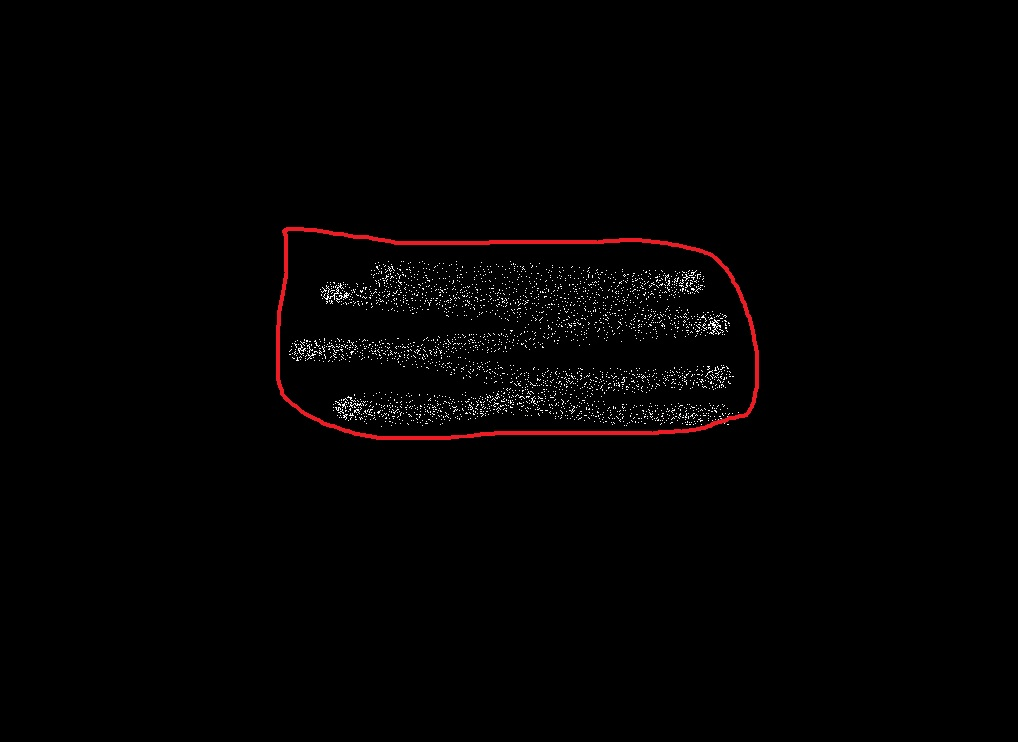
#> input picture test.jpg, 1018 x 742 px
$ python -i cut.py   (imports and definitions only)   (older library calls are emulated)
#> lines starting #> are read from the running program, lines starting #| are printed output that depends on the picture; after the words box and inside, x2 and y2 are one past the last pixel; in counts of white or black regions, pixels touching at a corner belong together; long printed decimals are rounded
#> further down, picture is the input picture: shape (742, 1018, 3); mean B, G, R 2, 1.9, 3.3
import numpy as np
import cv2
import  os
import win32ui
import math
# [1 line that did not run here, left out]
# [2 lines not run here, left out]
# [1 line that did not run here, left out]
# [1 line not run here, left out]
# print(im)
# cv2.imwrite(r"C:\Users\lvj1060\Desktop\data\test(2).jpg", im)
# [1 line that did not run here, left out]
# [1 line that did not run here, left out]
# [1 line that did not run here, left out]
# [1 line that did not run here, left out]
# [3 lines not run here, left out]
def cut_red(im):
    img=im.copy()
    h, w = img.shape[:2]
#> h = 742; w = 1018
    img = np.ones((h,w),dtype=np.uint8)
    bgr_img = cv2.cvtColor(img,cv2.COLOR_GRAY2BGR)
#> bgr_img: shape (742, 1018, 3); every value is 1
#> img: shape (742, 1018); every value is 1

    bgr_img[:,:,0] = 0
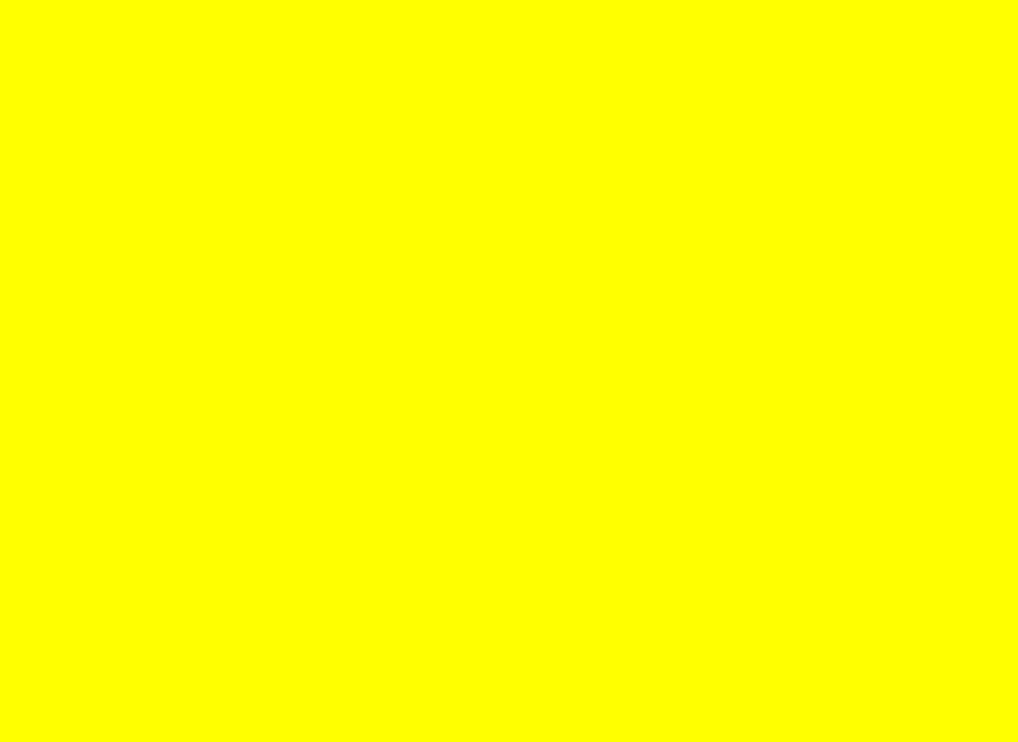
#> bgr_img: shape (742, 1018, 3); mean B, G, R 0, 1, 1; drawn with 1 as white
    bgr_img[:,:,1] = 0
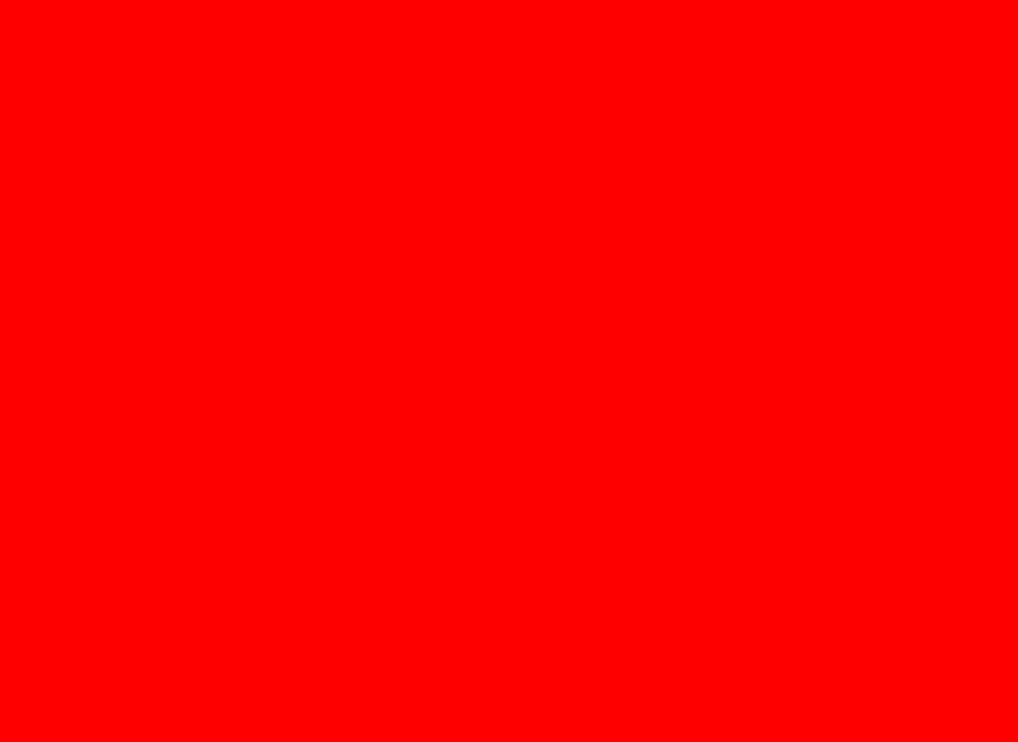
#> bgr_img: shape (742, 1018, 3); mean B, G, R 0, 0, 1; drawn with 1 as white
    bgr_img[:,:,2] = 0
#> bgr_img: shape (742, 1018, 3); every value is 0
    # cv2.imshow('bgr_img',bgr_img)
    # cv2.waitKey(0)
    # cv2.destroyAllWindows()

    B_channel, G_channel, R_channel = cv2.split(im)
    # [4 lines of commented-out code are left out]
    ret,thresh = cv2.threshold(R_channel, 160, 255, cv2.THRESH_BINARY)
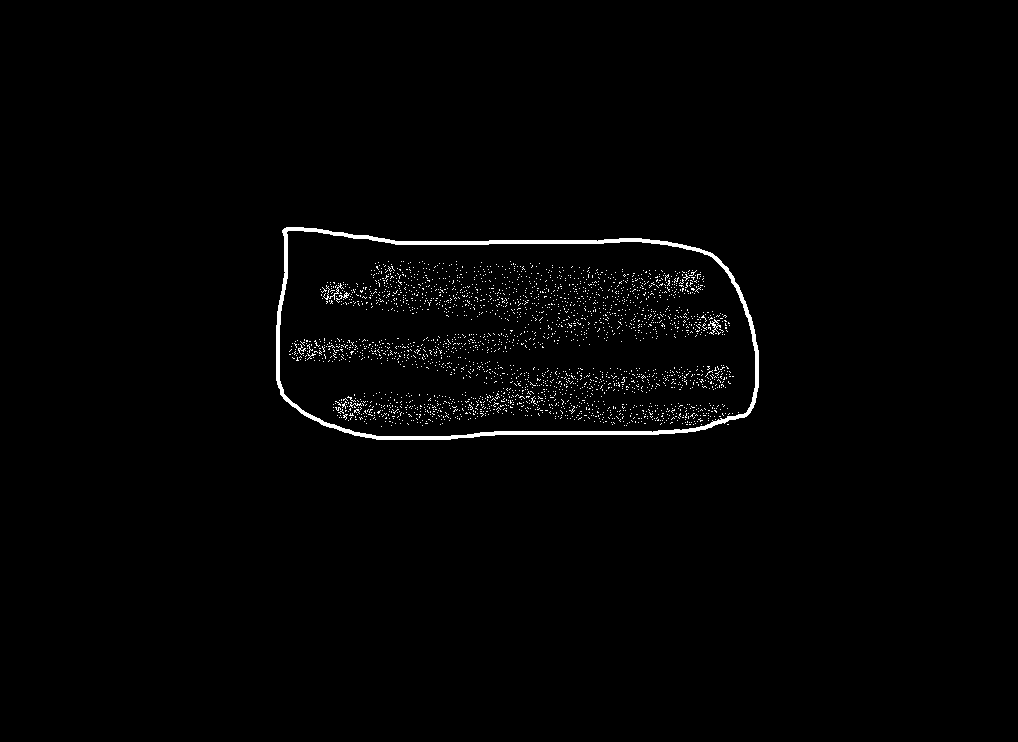
#> thresh: shape (742, 1018); 1.3% white; 2653 white regions (2647 under 20 px), largest, box (x1, y1, x2, y2) and area: (276, 227, 759, 440) 4980, (708, 319, 721, 335) 67, (323, 283, 344, 300) 66, (336, 292, 350, 303) 39, (298, 344, 306, 355) 27, (349, 402, 362, 408) 24
    kernel = cv2.getStructuringElement(cv2.MORPH_RECT, (25, 25))
    thresh = cv2.morphologyEx(thresh, cv2.MORPH_CLOSE, kernel)
#> thresh: shape (742, 1018); 8.8% white; 1 white region, box (x1, y1, x2, y2) and area: (276, 227, 759, 440) 66788
    # cv2.imshow("RedThresh", thresh)
    # cv2.waitKey(0)
    # cv2.destroyAllWindows()

    thresh = cv2.dilate(thresh, None, iterations=2)
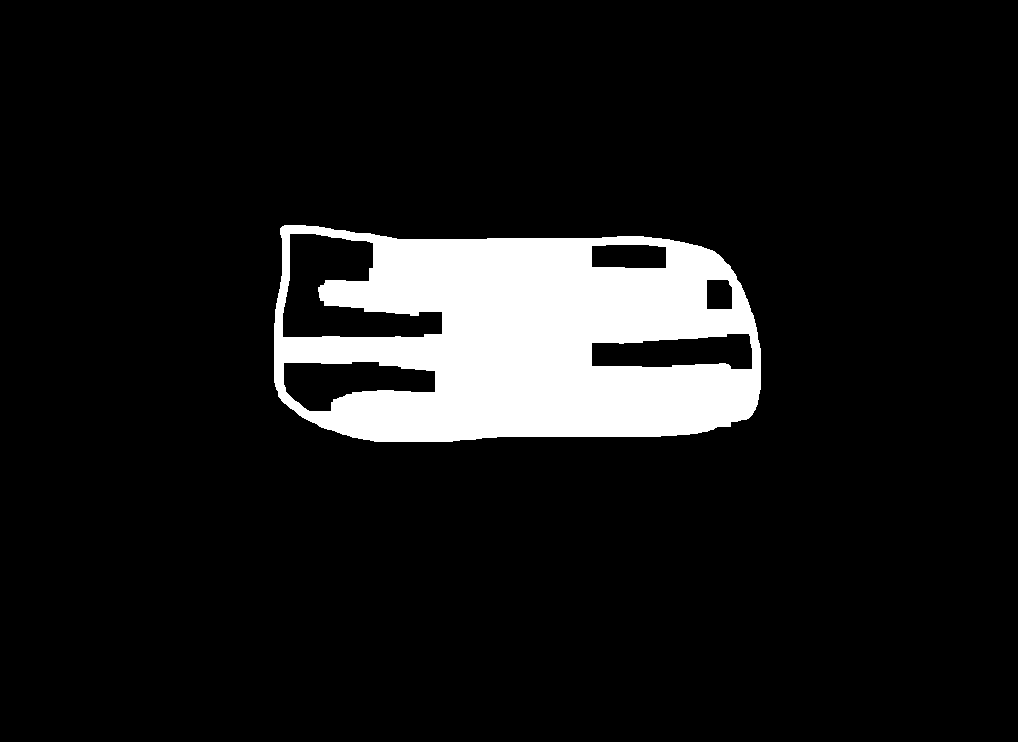
#> thresh: shape (742, 1018); 9.7% white; 1 white region
    # [8 lines of commented-out code are left out]
    binary,contours, hierarchy = cv2.findContours(thresh,cv2.RETR_EXTERNAL,cv2.CHAIN_APPROX_NONE)
#> contours = 1 contour; box (x1, y1, x2, y2) and area: (274, 225, 761, 442) 92501
    contours=np.array(contours)
    # print(contours[1])
    # cv2.floodFill(bgr_img, contours[0], (0, 80), (0, 100, 255), (100, 100, 50), (50, 50, 50), cv2.FLOODFILL_FIXED_RANGE)
    cv2.polylines(bgr_img,[contours[0]],True,(0,0,255),1)
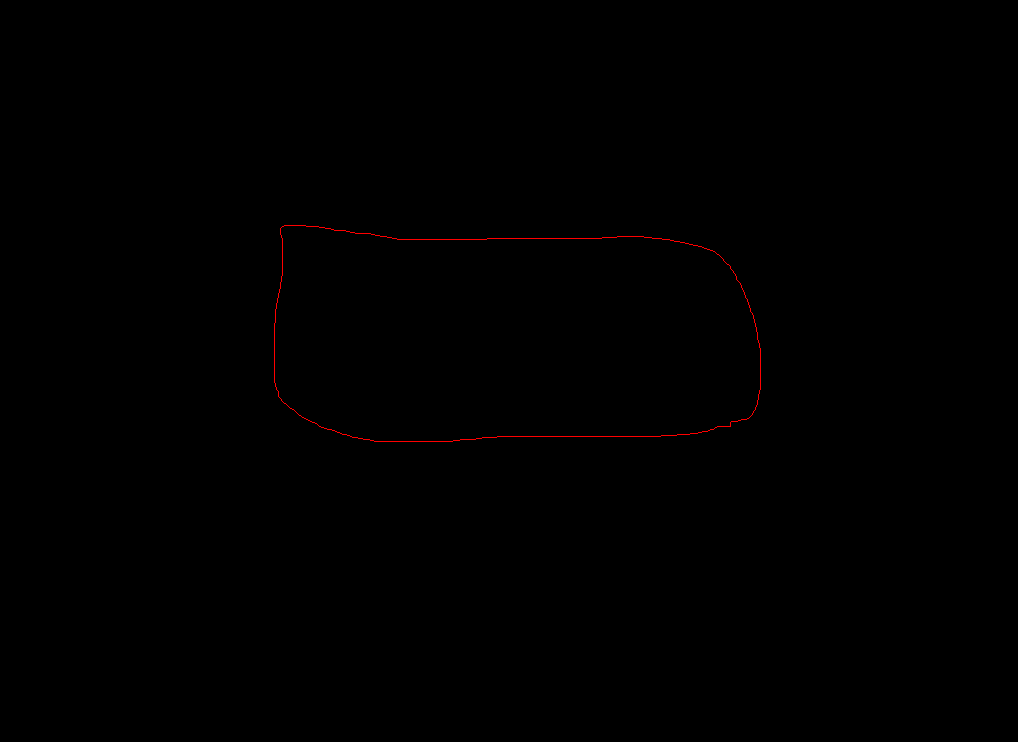
#> bgr_img: shape (742, 1018, 3); mean B, G, R 0, 0, 0.4
    # cv2.imshow("RedThresh", bgr_img)
    # cv2.waitKey(0)
    # cv2.destroyAllWindows()
    mask = np.zeros([h+2, w+2], np.uint8)
    cv2.floodFill(bgr_img, mask, (40, 10), (255, 255, 255), (100, 100, 100), (50, 50, 50), cv2.FLOODFILL_FIXED_RANGE)
    # [13 lines of commented-out code are left out]
    image=cv2.bitwise_or(im, bgr_img, dst=None, mask=None)
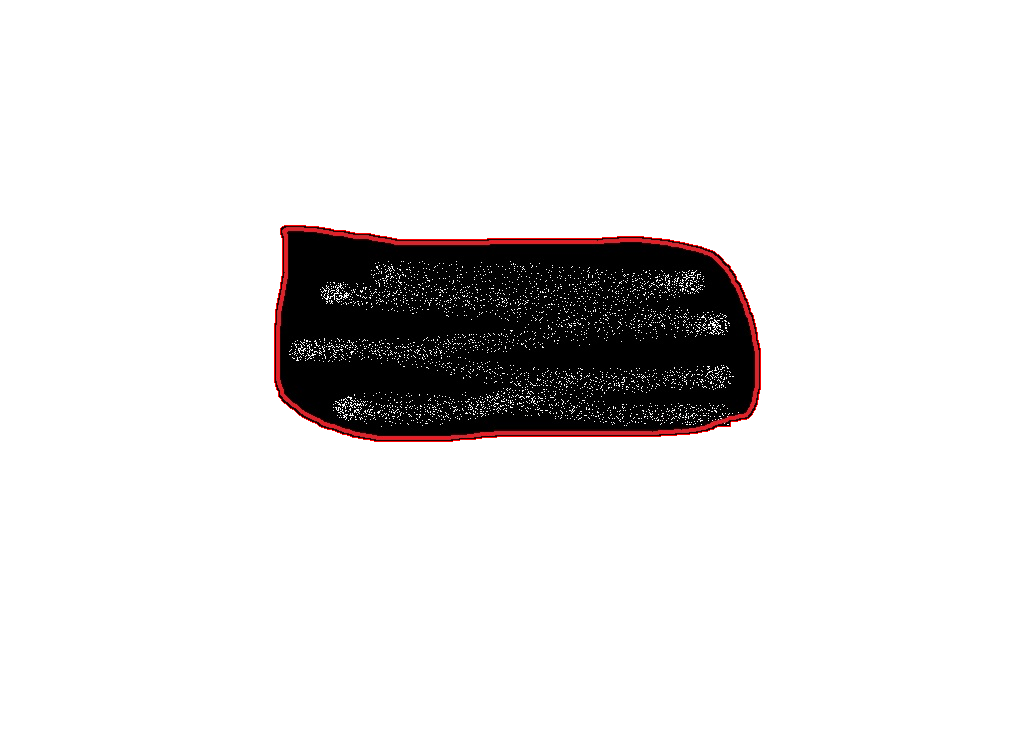
#> image: shape (742, 1018, 3); mean B, G, R 225.6, 225.5, 227.2
    # [4 lines of commented-out code are left out]
    gray = cv2.cvtColor(image, cv2.COLOR_BGR2GRAY)
    gray=gray.reshape(1,-1)
    # print(len(gray[0]))
    gray=gray[0]
    gray=gray-255
    gray=np.trim_zeros(gray)
    gray=gray+255
    # print(len(gray))
    gray=list(gray)
#> gray = 220057 items
    num=filter(lambda x: x != 255, gray)
    num=list(num)
#> num = 90744 items
    num=np.array(num)
    # [5 lines of commented-out code are left out]
    print("亮度",(np.sum(num))/(255*len(gray)))
#| 亮度 0.0223
    print("密度",math.log(((255*len(num))/np.sum(num)),10))
#| 密度 1.267
    return round((np.sum(num))/(255*len(gray)),5),round(math.log(((255*len(num))/np.sum(num)),10),5)
# [83 lines left out: function cut_blue, not called in this run]

# [1 line that did not run here, left out]
# [1 line that did not run here, left out]
# [1 line that did not run here, left out]
# [1 line that did not run here, left out]

# [16 lines not run here, left out]
#
#
# cv2.imwrite(r"C:\Users\lvj1060\Desktop\data\test(1).jpg", image)


# nrootdir = ("./")
# if not os.path.isdir(nrootdir):
# 	os.makedirs(nrootdir)
# cv2.imwrite("123.jpg", newimage)
#
# print(i)


# import cv2
# import numpy as np
#
# if __name__ == '__main__':
#     # read image and convert to gray
#     img = cv2.imread('123123.jpg')
#     # gray = cv2.cvtColor(img, cv2.COLOR_BGR2GRAY)
#     B_channel, G_channel, R_channel = cv2.split(img)
# # imgray = cv2.cvtColor(im,cv2.COLOR_BGR2GRAY)
#     ret,thresh = cv2.threshold(R_channel, 200, 255, cv2.THRESH_BINARY)
#     # threshold the gray image to binarize, and negate it
#     # _,binary = cv2.threshold(gray, 150, 255, cv2.THRESH_BINARY)
#     # cv2.imshow("RedThresh", thresh)
#     # cv2.waitKey(0)
#     # cv2.destroyAllWindows()
#     thresh = cv2.bitwise_not(thresh)
#
#     # find external contours of all shapes
#     contours, hierarchy = cv2.findContours(thresh, cv2.RETR_EXTERNAL, cv2.CHAIN_APPROX_NONE)
#
#     # create a mask for floodfill function, see documentation
#     h,w,_ = img.shape
#     mask = np.zeros((h+2,w+2), np.uint8)
#
#     # determine which contour belongs to a square or rectangle
#     for cnt in contours:
#         poly = cv2.approxPolyDP(cnt, 0.02*cv2.arcLength(cnt,True),True)
#         if len(poly) == 4:
#             # if the contour has 4 vertices then floodfill that contour with black color
#             cnt = np.vstack(cnt).squeeze()
#             _,thresh,_,_ = cv2.floodFill(thresh, mask, tuple(cnt[0]), 0)
#     # convert image back to original color
#     # thresh = cv2.bitwise_not(thresh)
#
#     cv2.imshow('Image', thresh)
#     cv2.waitKey(0)
#     cv2.destroyAllWindows()

>>> import cv2
>>> picture = cv2.imread('test.jpg')
>>> result = cut_red(picture)
#> result = (0.0223, 1.27)
